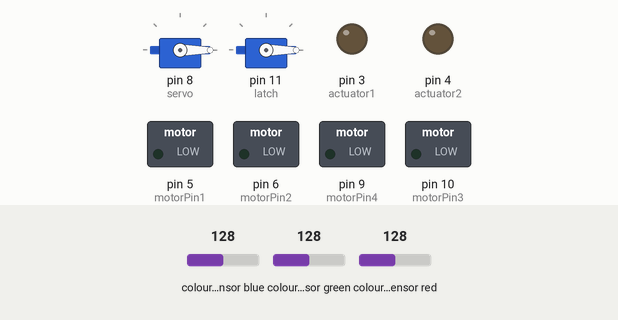
Recording of a sketch running on a simulated Arduino Uno, built with avr-gcc and run on an emulated ATmega328P. Shown: 2 × servo, switched loads named in the sketch (green lamp = pin HIGH), output pins drawn as LEDs (lit = HIGH). Wiring (inferred from the names in the program): TCS3200 colour sensor: output A3; S2 A2; S3 A1; S0 A4; S1 A5. Inputs (shaded band) come from the test bench; at power-on: colour sensor blue 128, colour sensor green 128, colour sensor red 128. Pins used as bus, display or sensor lines are not drawn.

Above: at 0.05 s.
At 2.6 s:
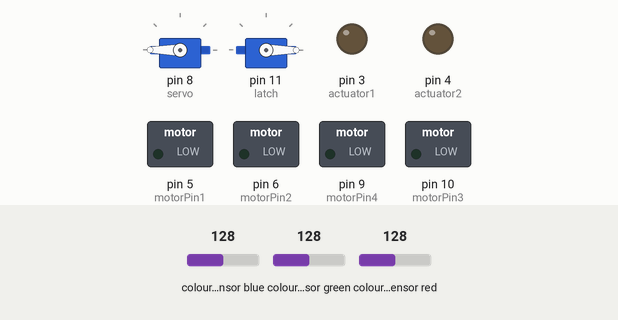
Timing chart, 0 to 6.0 s (numbered marks = the images above):
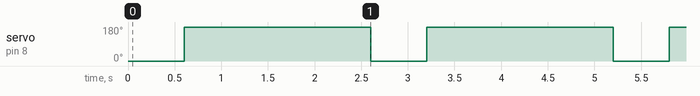

The sketch:

dawgfinal.ino
```cpp
#include <Servo.h>

#define motorPin1 5
#define motorPin2 6
#define motorPin3 10
#define motorPin4 9

#define colorS0 A4
#define colorS1 A5
#define colorS2 A2
#define colorS3 A1
#define colorOut A3

Servo servo;
Servo latch;

#define actuator1 3
#define actuator2 4


int redMin = 15, redMax = 200;
int greenMin = 15, greenMax = 200;
int blueMin = 15, blueMax = 200;
int redPW = 0, greenPW = 0, bluePW = 0;
int redValue, greenValue, blueValue;

int treatcount = 0;


void setup() {

  pinMode(colorS0, OUTPUT);
	pinMode(colorS1, OUTPUT);
	pinMode(colorS2, OUTPUT);
	pinMode(colorS3, OUTPUT);
	pinMode(colorOut, INPUT);
	digitalWrite(colorS0, HIGH);
	digitalWrite(colorS1, LOW);

  pinMode(motorPin1, OUTPUT);
  pinMode(motorPin2, OUTPUT);
  pinMode(motorPin3, OUTPUT);
  pinMode(motorPin4, OUTPUT);
  digitalWrite(motorPin1, LOW);
  digitalWrite(motorPin2, LOW);
  digitalWrite(motorPin3, LOW);
  digitalWrite(motorPin4, LOW);

  servo.attach(8);
  servo.write(0);

  latch.attach(11);
  latch.write(0);

  pinMode(actuator1, OUTPUT);
  pinMode(actuator2, OUTPUT);
  digitalWrite(actuator1, LOW);
  digitalWrite(actuator2, LOW);

	Serial.begin(9600);

}

void loop() {
  // put your main code here, to run repeatedly:
  redPW = getRedPW();
	redValue = map(redPW, redMin, redMax, 255, 0);
	delay(200);

	greenPW = getGreenPW();
	greenValue = map(greenPW, greenMin, greenMax, 255, 0);
	delay(200);

	bluePW = getBluePW();
	blueValue = map(bluePW, blueMin, blueMax, 255, 0);
	delay(200);

  if (redValue < 200 && redValue > 140 && greenValue < 200 && greenValue > 170 && blueValue < 230 && blueValue > 200) {
    dawgActivate();
    treatcount++;
  }

  if (treatcount % 3 == 0) {
    servo.write(180);
    delay(2000);
    servo.write(0);
  }

}

int getRedPW() {
	digitalWrite(colorS2, LOW);
	digitalWrite(colorS3, LOW);
	int PW;
	PW = pulseIn(colorOut, LOW);
	return PW;
}

int getGreenPW() {
	digitalWrite(colorS2, HIGH);
	digitalWrite(colorS3, HIGH);
	int PW;
	PW = pulseIn(colorOut, LOW);
	return PW;
}

int getBluePW() {
	digitalWrite(colorS2, LOW);
	digitalWrite(colorS3, HIGH);
	int PW;
	PW = pulseIn(colorOut, LOW);
	return PW;
}

void runMotor() {
  digitalWrite(motorPin1, LOW);
  digitalWrite(motorPin2, HIGH);
  digitalWrite(motorPin3, LOW);
  digitalWrite(motorPin4, HIGH);
  delay(20000);
  digitalWrite(motorPin1, LOW);
  digitalWrite(motorPin2, LOW);
  digitalWrite(motorPin3, LOW);
  digitalWrite(motorPin4, LOW);
}

void runActuator() {
  digitalWrite(actuator1, HIGH);
  digitalWrite(actuator2, LOW);
  delay(10000);
  digitalWrite(actuator1, LOW);
  digitalWrite(actuator2, HIGH);
  digitalWrite(actuator1, LOW);
  digitalWrite(actuator2, LOW);
}

void dawgActivate() {
  //lets ball through funnel and begins motors
  runMotor();
  latch.write(180);
  delay(2000);
  latch.write(0);
  //pushes ball towards motors
  runActuator();
}

//170, 190, 220
```

Measured:
- by itself, servo on pin 8 (servo): alternates 180° for 2.0 s and 0° for 0.60 s
